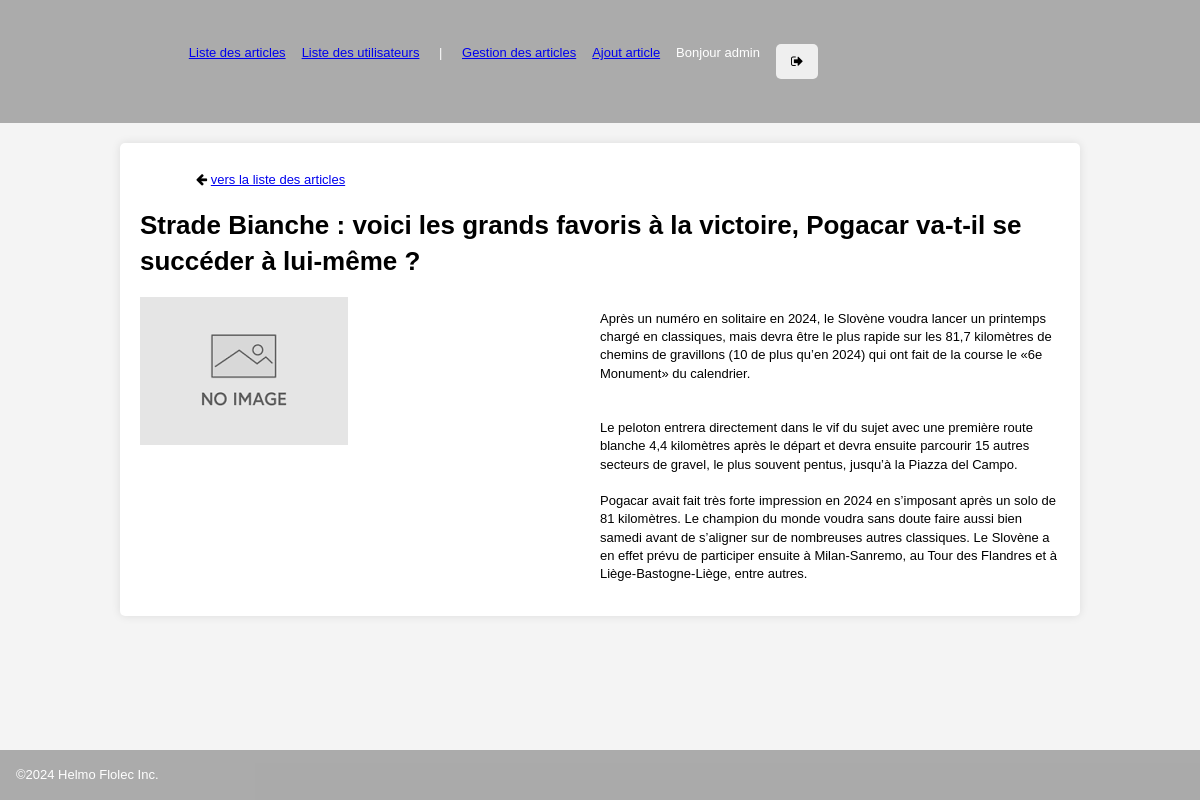
/public/article.php?&id=3 (signed in), run on the app's committed database.
### tables this page shows
CREATE TABLE IF NOT EXISTS `blog_article` (
  `id` int NOT NULL AUTO_INCREMENT,
  `titre` varchar(100) NOT NULL,
  `contenu` text NOT NULL,
  `nomimg` varchar(50) DEFAULT NULL,
  PRIMARY KEY (`id`)
);

### php/db_article.inc.php (called while the page is built, shortened)
<?php
class ArticleRepository
{
    public function getArticleById(int $id, string &$message): ?\Blog\Article
    {
        $result = null;
        try {
            $bdd  = DBLink::connect2db(MYDB, $message);
            $stmt = $bdd->prepare("SELECT * FROM " . self::TABLE_NAME . " WHERE id = :id_article");
            $stmt->bindValue(':id_article', $id, \PDO::PARAM_INT);
            if ($stmt->execute()) {
                $obj = $stmt->fetchObject(\Blog\Article::class);
                $result = ($obj !== false ? $obj : null);
            } else {
                $message .= 'Une erreur système est survenue.<br>
                    Veuillez essayer à nouveau plus tard ou contactez l\'administrateur du site.
                    (Code erreur: ' . $stmt->errorCode() . ')<br>';
            }
        } catch (\Exception $e) {
            $message .= $e->getMessage() . '<br>';
        }
        return $result;
    }
}

### php/utils.inc.php (called while the page is built, shortened)
<?php
function nettoyage(?string $data): string
{
    return htmlspecialchars(trim($data ?? ''), ENT_QUOTES, 'UTF-8');
}

### public/article.php (the view, shortened to what this page needs)
<?php
require_once  '../php/db_article.inc.php';
require_once  '../php/utils.inc.php';
$messageErreur = "";
$id = filter_input(INPUT_GET, 'id', FILTER_VALIDATE_INT);
if ($id !== false && $id !== null) {
    $articleRepository = new ArticleRepository();
    $article = $articleRepository->getArticleById($id, $messageErreur);
} else {
    $messageErreur = "Erreur : L'identifiant de l'article est invalide.";
}
?>
<?php include  '../inc/head.inc.php' ?>
<?php include  '../inc/header.inc.php' ?>
<main class="centrage boxOmbre">
    <ul class="containerFlex">
        <li><i class="fa fa-arrow-left"></i> <a href="<?= BASE_URL ?>"> vers la liste des articles</a></li>
    </ul>
    <?php if (isset($article) && $article) { ?>
        <h1><?= nettoyage($article->titre) ?></h1>
        <div class="containeurFlex">
            <div class="basis50">
                <?php if (empty($article->nom_img)) { ?>
                    <img src="<?= BASE_URL ?>/img/no_image.png" alt="Pas d'image pour cet article">
                <?php } else {
                ?>
                    <img src="<?= BASE_URL . '/' . UPLOAD_DOSSIER ?><?= nettoyage($article->nom_img) ?>" alt="<?= nettoyage($article->nom_img) ?>">
                <?php
                }  ?>
            </div>
            <p class="basis50"><?= nl2br(nettoyage($article->contenu)) ?></p>
        </div>
    <?php } else {
        afficherAlerte($messageErreur, 'danger');
    } ?>
</main>
<?php include '../inc/footer.inc.php' ?>

### public/css/mesStyles.css (style rules this page uses)
:root { --main-bg-color: #f4f4f4; --main-theme-color: #007bff; --val-radius: 0.313rem; --ombre: 0px 0px 10px rgba(0, 0, 0, 0.1); --color-danger: 220, 53, 69; --color-info: 0, 123, 255; --color-succes: 40, 167, 69; --color-edit: 255, 130, 0; }
* { box-sizing: border-box; }
body { background-color: var(--main-bg-color); font-family: Verdana, Geneva, Tahoma, sans-serif, sans-serif; font-size: 0.813rem; line-height: 1.4; padding: 0; margin: 0; display: flex; flex-direction: column; min-height: 100vh; overflow-y: scroll; }
.containeurFlex { display: flex; flex-wrap: wrap; }
.basis50 { flex-basis: 50%; }
ul, li { list-style-type: none; margin: 0.5rem; }
img { max-width: 100%; height: auto; }
.centrage { width: 80%; max-width: 80%; margin: 20px auto; }
.boxOmbre { background: #fff; padding: 20px; box-shadow: var(--ombre); border-radius: var(--val-radius); }

### data on the page
blog_article: titre "Strade Bianche : voici les grands favoris à la victoire, Pogacar va-t-il se succéder à lui-même ?", contenu "Après un numéro en solitaire en 2024, le Slovène voudra lancer un printemps chargé en classiques, mais devra être le plus rapide sur les 81,7 kilomètres de chemins de gravillons (10 de plus qu’en 2024) qui ont fait de la course le «6e Monument» du calendrier. Le peloton entrera directement dans le vif du sujet avec une première route blanche 4,4 kilomètres après le départ et devra ensuite parcourir 15 autres secteurs de gravel, le plus souvent pentus, jusqu’à la Piazza del Campo. Pogacar avait fait très forte impression en 2024 en s’imposant après un solo de 81 kilomètres. Le champion du monde voudra sans doute faire aussi bien samedi avant de s’aligner sur de nombreuses autres classiques.…"

### other printed values
$_SESSION['nom_user'] "admin"
